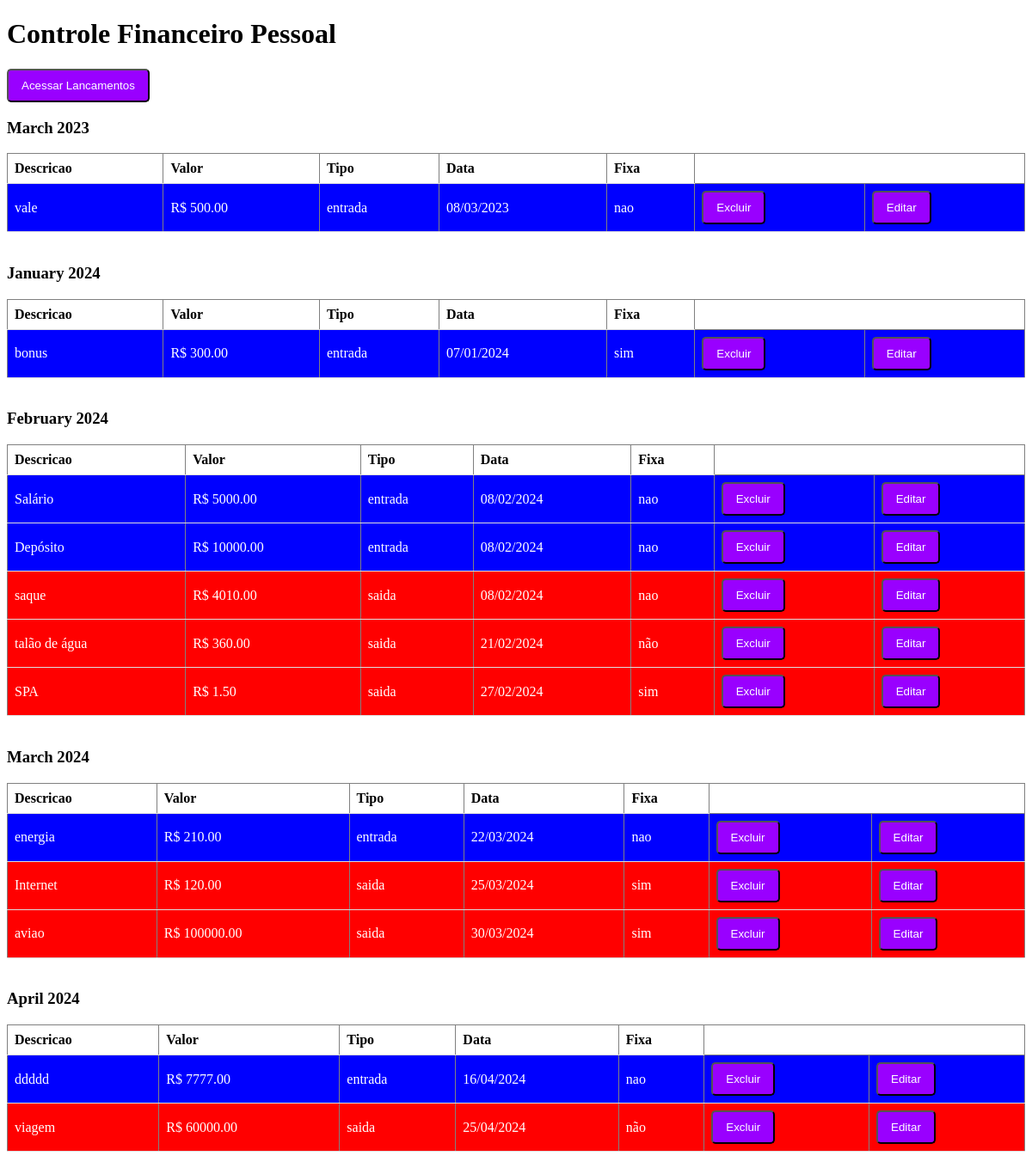
The page / on the database its author committed.
### index.php (the view, shortened to what this page needs)
<!DOCTYPE html>
<html lang="pt-br">
<head>
    <link rel="stylesheet" href= "css/estilo.css">
</head>
<body>
    <h1>Controle Financeiro Pessoal</h1>
    <a href="lancamentos.php"><button>Acessar Lancamentos</button></a>
<?php
include 'conexao.php';
try{
    $stmt = $conn->query("SELECT *, MONTH(data) as mes, YEAR(data) as ano FROM lançamentos ORDER BY data ASC");
    $lancamentosPorMes = [];
    while ($row = $stmt->fetch(PDO::FETCH_ASSOC)){
        $lancamentosPorMes[$row['ano']][$row['mes']][] = $row;
    }
    foreach ($lancamentosPorMes as $ano =>$meses){
        foreach ($meses as $mes => $lancamentos){
            echo "<h3>" . DateTime::createFromFormat('!m', $mes)->format('F') . " $ano</h3>";
            echo "<table border='1'>
                <tr>
                    <th>Descricao</th>
                    <th>Valor</th>
                    <th>Tipo</th>
                    <th>Data</th>
                    <th>Fixa</th>
                </tr>";
            foreach($lancamentos as $lancamentos) {
                echo "<tr class='{$lancamentos['tipo']}'>
                <td>{$lancamentos['descrição']}</td>
                <td>R$ {$lancamentos['valor']}</td>
                <td>{$lancamentos['tipo']}</td>
                <td>" . date("d/m/Y", strtotime($lancamentos['data'])) . "</td>
                <td>{$lancamentos['fixa']}</td>
                <td>
                    <form action='delete.php' method='post'>
                        <input type='hidden' name='id' value='{$lancamentos['id']}'>
                        <button type='submit' name='delete'>Excluir</button>
                    </form>
                </td>
                <td>
                    <form action='editar.php' method='post'>
                        <input type='hidden' name='id' value='{$lancamentos['id']}'>
                        <button type='submit' name='edit'>Editar</button>
                    </form>
                </td>
              </tr>";
            }
            echo "</table><br>";
        }
    }
} catch(PDOException $e){
    echo "Erro ao consultar lancamentos: " . $e->getMessage();
}
?>
</body>

### css/estilo.css (style rules this page uses)
a { color: #007bff; text-decoration: nome; }
table { width: 100%; border-collapse; }
th, td { padding: 8px; text-align: left; border-bottom: 1px solid #ddd; }
th { backgroud-color: #f2f2f2; }
button { background-color: #9900ff; color: white; padding: 10px 15px; border: nome; border-radius: 5px; cursor: pointer; }
table { width: 100%; border-collapse: collapse; position: relative; }
.saida { background-color: red; color: white; }
.entrada { background-color: blue; color: white }

### rows shown on the page
lançamentos: descrição "vale", valor "500.00", tipo "entrada", data "08/03/2023", fixa "nao"
lançamentos: descrição "bonus", valor "300.00", tipo "entrada", data "07/01/2024", fixa "sim"
lançamentos: descrição "Salário", valor "5000.00", tipo "entrada", data "08/02/2024", fixa "nao"
lançamentos: descrição "Depósito", valor "10000.00", tipo "entrada", data "08/02/2024", fixa "nao"
lançamentos: descrição "saque", valor "4010.00", tipo "saida", data "08/02/2024", fixa "nao"
lançamentos: descrição "talão de água", valor "360.00", tipo "saida", data "21/02/2024", fixa "não"
lançamentos: descrição "SPA", valor "1.50", tipo "saida", data "27/02/2024", fixa "sim"
lançamentos: descrição "energia", valor "210.00", tipo "entrada", data "22/03/2024", fixa "nao"
lançamentos: descrição "Internet", valor "120.00", tipo "saida", data "25/03/2024", fixa "sim"
lançamentos: descrição "aviao", valor "100000.00", tipo "saida", data "30/03/2024", fixa "sim"
lançamentos: descrição "ddddd", valor "7777.00", tipo "entrada", data "16/04/2024", fixa "nao"
lançamentos: descrição "viagem", valor "60000.00", tipo "saida", data "25/04/2024", fixa "não"

### other values the page prints
DateTime::createFromFormat('!m', $mes)->format('F') "March"
$ano "2023"
DateTime::createFromFormat('!m', $mes)->format('F') "January"
$ano "2024"
DateTime::createFromFormat('!m', $mes)->format('F') "February"
DateTime::createFromFormat('!m', $mes)->format('F') "April"
